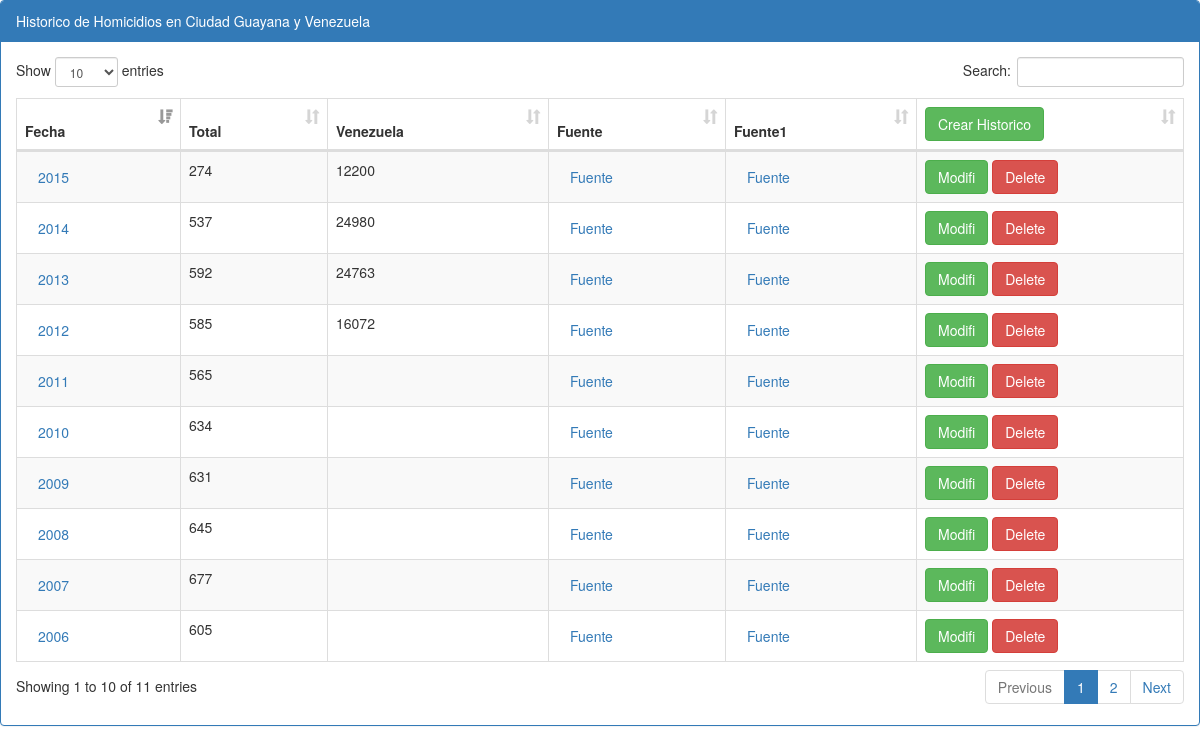
Screenshot of /sucesos_histo/index.php with the database file from the repository.
### tables this page shows
CREATE TABLE IF NOT EXISTS `histo_homicidios` (
  `histo_id` int(11) NOT NULL DEFAULT '0',
  `estado_id` smallint(6) DEFAULT NULL,
  `municipio_id` smallint(6) DEFAULT NULL,
  `ano` smallint(6) DEFAULT NULL,
  `delito_id` int(11) DEFAULT NULL,
  `delito_detalle_id` int(11) DEFAULT NULL,
  `total` int(11) DEFAULT NULL,
  `total_semestre_1` smallint(6) DEFAULT NULL,
  `total_semestre_2` smallint(6) DEFAULT NULL,
  `total_vzla` int(11) DEFAULT NULL,
  `total_resueltos` smallint(6) DEFAULT NULL,
  `total_resueltos_vzla` int(11) DEFAULT NULL,
  `impunidad` smallint(6) DEFAULT NULL,
  `impunidad_vzla` int(11) DEFAULT NULL,
  `tasa_x_100k` float DEFAULT NULL,
  `tasa_x_100k_caracas` float DEFAULT NULL,
  `tasa_x_100k_vzla` float DEFAULT NULL,
  `ranking_mundial` int(11) DEFAULT NULL,
  `ranking_mundial_caracas` int(11) DEFAULT NULL,
  `hombres` smallint(6) DEFAULT NULL,
  `menores` smallint(6) DEFAULT NULL,
  `mujeres` smallint(6) DEFAULT NULL,
  `edad_promedio` decimal(2,1) NOT NULL,
  `arma_d_fuego` smallint(6) DEFAULT NULL,
  `en_san_felix` smallint(6) DEFAULT NULL,
  `en_puerto_ordaz` smallint(6) DEFAULT NULL,
  `arma_blanca` smallint(6) DEFAULT NULL,
  `arma_contusa` smallint(6) DEFAULT NULL,
  `enero` smallint(6) DEFAULT NULL,
  `febrero` smallint(6) DEFAULT NULL,
  `marzo` smallint(6) DEFAULT NULL,
  `abril` smallint(6) DEFAULT NULL,
  `mayo` smallint(6) DEFAULT NULL,
  `junio` smallint(6) DEFAULT NULL,
  `julio` int(11) DEFAULT NULL,
  `agosto` smallint(6) DEFAULT NULL,
  `septiembre` smallint(6) DEFAULT NULL,
  `octubre` smallint(6) DEFAULT NULL,
  `noviembre` smallint(6) DEFAULT NULL,
  `diciembre` smallint(6) DEFAULT NULL,
  `pa_cachamay` smallint(6) DEFAULT NULL,
  `pa_chirica` smallint(6) DEFAULT NULL,
  `pa_dalla_costa` smallint(6) DEFAULT NULL,
  `pa_once_de_abril` smallint(6) DEFAULT NULL,
  `pa_pozo_verde` smallint(6) DEFAULT NULL,
  `pa_simon_bolivar` smallint(6) DEFAULT NULL,
  `pa_unare` smallint(6) DEFAULT NULL,
  `pa_universidad` smallint(6) DEFAULT NULL,
  `pa_vista_al_sol` smallint(6) DEFAULT NULL,
  `pa_yocoima` smallint(6) DEFAULT NULL,
  `total_ano_anterior` int(11) DEFAULT NULL,
  `acumulado_a_la_fecha` int(11) DEFAULT NULL,
  `fuente` varchar(150) DEFAULT NULL,
  `otra_fuente1` varchar(150) DEFAULT NULL,
  `otra_fuente2` varchar(150) DEFAULT NULL,
  `fecha_ingreso_data` datetime DEFAULT NULL,
  `fecha_modifi_data` datetime DEFAULT NULL,
  `usuario` varchar(8) DEFAULT NULL
);

### adodb/adodb.inc.php (called while the page is built, shortened)
<?php
if (!defined('_ADODB_LAYER')) {
	GLOBAL
		$ADODB_vers,
		$ADODB_COUNTRECS,
		$ADODB_CACHE_DIR,
		$ADODB_CACHE,
		$ADODB_CACHE_CLASS,
		$ADODB_EXTENSION,
		$ADODB_COMPAT_FETCH,
	 	$ADODB_FETCH_MODE,
		$ADODB_GETONE_EOF,
		$ADODB_QUOTE_FIELDNAMES;
	abstract class ADOConnection {
	var $database = '';
	var $host = '';
	var $user = '';
	var $debug = false;
	var $true = '1';
	var $false = '0';
	var $fetchMode=false;
	var $bulkBind = false;
	var $_queryID = false;
	var $_bindInputArray = false;
	function Connect($argHostname = "", $argUsername = "", $argPassword = "", $argDatabaseName = "", $forceNew = false)
	{
		if ($argHostname != "") $this->host = $argHostname;
		if ($argUsername != "") $this->user = $argUsername;
		if ($argDatabaseName != "") $this->database = $argDatabaseName;
		if ($forceNew) {
			if ($rez=$this->_nconnect($this->host, $this->user, $argPassword, $this->database)) return true;
		} else {
			 if ($rez=$this->_connect($this->host, $this->user, $argPassword, $this->database)) return true;
		}
		return $ret;
	}
	function Prepare($sql)
	{
		return $sql;
	}
	function SetFetchMode($mode)
	{
		$old = $this->fetchMode;
		$this->fetchMode = $mode;
		if ($old === false) {
		global $ADODB_FETCH_MODE;
			return $ADODB_FETCH_MODE;
		}
		return $old;
	}
	function Execute($sql,$inputarr=false)
	{
		if ($inputarr !== false) {
			if (!is_array($inputarr)) $inputarr = array($inputarr);
			$element0 = reset($inputarr);
			$array_2d = $this->bulkBind && is_array($element0) && !is_object(reset($element0));
			unset($element0);
			if (!is_array($sql) && !$this->_bindInputArray) {
				$sqlarr = explode('?',$sql);
				$nparams = sizeof($sqlarr)-1;
				if (!$array_2d) $inputarr = array($inputarr);
				foreach($inputarr as $arr) {
					$sql = ''; $i = 0;
					while(list(, $v) = each($arr)) {
						$sql .= $sqlarr[$i];
						$typ = gettype($v);
						if ($typ == 'string')
							$sql .= $this->qstr($v);
						else if ($typ == 'double')
							$sql .= str_replace(',','.',$v);
						else if ($typ == 'boolean')
							$sql .= $v ? $this->true : $this->false;
						else if ($typ == 'object') {
							if (method_exists($v, '__toString')) $sql .= $this->qstr($v->__toString());
							else $sql .= $this->qstr((string) $v);
						} else if ($v === null)
							$sql .= 'NULL';
						else
							$sql .= $v;
						$i += 1;
						if ($i == $nparams) break;
					}
					if (isset($sqlarr[$i])) {
						$sql .= $sqlarr[$i];
						if ($i+1 != sizeof($sqlarr)) $this->outp_throw( "Input Array does not match ?: ".htmlspecialchars($sql),'Execute');
					} else if ($i != sizeof($sqlarr))
						$this->outp_throw( "Input array does not match ?: ".htmlspecialchars($sql),'Execute');
					$ret = $this->_Execute($sql);
					if (!$ret) return $ret;
				}
			} else {
				if ($array_2d) {
					if (is_string($sql))
						$stmt = $this->Prepare($sql);
					else
						$stmt = $sql;
					foreach($inputarr as $arr) {
						$ret = $this->_Execute($stmt,$arr);
						if (!$ret) return $ret;
					}
				} else {
					$ret = $this->_Execute($sql,$inputarr);
				}
			}
		} else {
			$ret = $this->_Execute($sql,false);
		}
		return $ret;
	}
	function _Execute($sql,$inputarr=false)
	{
		if ($this->debug) {
			global $ADODB_INCLUDED_LIB;
			if (empty($ADODB_INCLUDED_LIB)) include(ADODB_DIR.'/adodb-lib.inc.php');
			$this->_queryID = _adodb_debug_execute($this, $sql,$inputarr);
		} else {
			$this->_queryID = @$this->_query($sql,$inputarr);
		}
		$rs = new $rsclass($this->_queryID,$this->fetchMode);
		$rs->connection = $this;
		$rs->Init();
		if (is_array($sql)) $rs->sql = $sql[0];
		else $rs->sql = $sql;
		return $rs;
	}
}
	class ADORecordSet implements IteratorAggregate {
	var $canSeek = false;
	var $_numOfRows = -1;
	var $_numOfFields = -1;
	var $_currentRow = -1;
	function ADORecordSet($queryID)
	{
		$this->_queryID = $queryID;
	}
	function Init()
	{
		if ($this->_numOfRows != 0 && $this->_numOfFields && $this->_currentRow == -1) {
			$this->_currentRow = 0;
			if ($this->EOF = ($this->_fetch() === false)) {
				$this->_numOfRows = 0;
			}
		} else {
			$this->EOF = true;
		}
	}
	function Move($rowNumber = 0)
	{
		if ($this->canSeek) {
			if ($this->_seek($rowNumber)) {
				$this->_currentRow = $rowNumber;
				if ($this->_fetch()) {
					return true;
				}
			} else {
				$this->EOF = true;
				return false;
			}
		}
		return false;
	}
}
	function ADOLoadCode($dbType)
	{
		$db = strtolower($dbType);
		switch ($db) {
			default:
				$class = $db; break;
		}
		$file = ADODB_DIR."/drivers/adodb-".$db.".inc.php";
		if (class_exists("ADODB_" . $class)) return $class;
		return false;
	}
	function ADONewConnection($db='')
	{
	GLOBAL $ADODB_NEWCONNECTION, $ADODB_LASTDB;
		$errorfn = (defined('ADODB_ERROR_HANDLER')) ? ADODB_ERROR_HANDLER : false;
		if(empty($obj)) {
			if (!isset($ADODB_LASTDB)) $ADODB_LASTDB = '';
			if ($db != $ADODB_LASTDB) $db = ADOLoadCode($db);
			$cls = 'ADODB_'.$db;
			$obj = new $cls();
		}
		return $obj;
	}
}

### connections/guayana_s.php (called while the page is built, shortened)
<?php
		require_once(CONN_DIR."/../adodb/adodb.inc.php");
		class Conexion {
					private $dbConn;
					function __construct() {
						    $this->servidor='localhost';
						    $this->nombreBD='guayana_segura';
							$this->user='ag09504';
							$this->password='ag09504';
							$this->dbConn=ADONewConnection('mysql');
							$this->dbConn->Connect($this->servidor,$this->user,$this->password,$this->nombreBD);
					}
					function getDbConn() {
					    return $this->dbConn;
					}
		}
?>

### adodb/drivers/adodb-mysql.inc.php (called while the page is built, shortened)
<?php
if (! defined("_ADODB_MYSQL_LAYER")) {
class ADODB_mysql extends ADOConnection {
	var $forceNewConnect = false;
	var $clientFlags = 0;
	function _connect($argHostname, $argUsername, $argPassword, $argDatabasename)
	{
		if (ADODB_PHPVER >= 0x4300)
			$this->_connectionID = mysql_connect($argHostname,$argUsername,$argPassword,
												$this->forceNewConnect,$this->clientFlags);
		else if (ADODB_PHPVER >= 0x4200)
			$this->_connectionID = mysql_connect($argHostname,$argUsername,$argPassword,
												$this->forceNewConnect);
		else
			$this->_connectionID = mysql_connect($argHostname,$argUsername,$argPassword);
		if ($argDatabasename) return $this->SelectDB($argDatabasename);
		return true;
	}
	function SelectDB($dbName)
	{
		if ($this->_connectionID) {
			return @mysql_select_db($dbName,$this->_connectionID);
		}
		else return false;
	}
	function _query($sql,$inputarr=false)
	{
	return mysql_query($sql,$this->_connectionID);
	}
}
class ADORecordSet_mysql extends ADORecordSet{
	function ADORecordSet_mysql($queryID,$mode=false)
	{
		switch ($mode)
		{
		case ADODB_FETCH_ASSOC:$this->fetchMode = MYSQL_ASSOC; break;
		}
	}
	function _initrs()
	{
		$this->_numOfRows = @mysql_num_rows($this->_queryID);
		$this->_numOfFields = @mysql_num_fields($this->_queryID);
	}
	function Fields($colname)
	{
		if ($this->fetchMode != MYSQL_NUM) return @$this->fields[$colname];
		 return $this->fields[$this->bind[strtoupper($colname)]];
	}
	function MoveNext()
	{
		if (@$this->fields = mysql_fetch_array($this->_queryID,$this->fetchMode)) {
			return true;
		}
		return false;
	}
	function _fetch()
	{
		$this->fields =  @mysql_fetch_array($this->_queryID,$this->fetchMode);
		return is_array($this->fields);
	}
}
}

### sucesos_histo/index.php (the view, shortened to what this page needs)
<!DOCTYPE html>
<html lang="en">
<head>
	<link rel="stylesheet" href="../css/bootstrap.min.css">
	<link rel="stylesheet" href="../css/datepicker.css">
	<link rel="stylesheet" href="../css/dataTables.bootstrap.css">
</head>
<body>
	<div class="row">
		<div class="col-sm-12">
			<div class="panel panel-primary">
				<div class="panel-heading">Historico de Homicidios en Ciudad Guayana y Venezuela</div>
					<div class="panel-body">
						<table class="table table-striped table-bordered" id="datatables">
							<thead>
								<tr>
									<th>Fecha</th>
									<th>Total</th>
									<th>Venezuela</th>
									<th>Fuente</th>
									<th>Fuente1</th>
									<th><a class="btn update btn-success" href="frm_ingre_histo_homicidios.php" class="btn btn-primary btn-lg">Crear Historico</a></th>
								</tr>
							</thead>
							<tbody>
								<?php
									include_once '../connections/guayana_s.php';
									$conexion=new Conexion();
									$db=$conexion->getDbConn();
									$db->debug = false;
									$db->SetFetchMode(ADODB_FETCH_ASSOC);
									$query_sucesos = $db->Prepare("SELECT histo_id, ano, total, total_vzla, fuente, otra_fuente1, otra_fuente2
										FROM histo_homicidios ORDER BY ano DESC");
									$rs_sucesos = $db->Execute($query_sucesos);
									while(!$rs_sucesos->EOF){
										echo '<tr>';
										echo '<td><a class="btn ampliar" href="homicidios.php?ano='.$rs_sucesos->Fields('ano').'" class="btn btn-primary btn-lg">'.$rs_sucesos->Fields('ano').'</a></td>';
										echo '<td>'. $rs_sucesos->Fields('total') . '</td>';
										echo '<td>'. $rs_sucesos->Fields('total_vzla') . '</td>';
										echo '<td><a class="btn" href="'.$rs_sucesos->Fields('fuente').'" target="_blank">Fuente</a></td>';
										echo '<td><a class="btn" href="'.$rs_sucesos->Fields('otra_fuente1').'" target="_blank">Fuente</a></td>';
										echo '<td width=250>';
										echo '<a class="btn update btn-success" href="frm_modi_histo_homicidios.php?histo_id='.$rs_sucesos->Fields('histo_id').'" class="btn btn-primary btn-lg">Modifi</a>';
										echo '<a class="btn btn-danger" id="delete" href="trata_borra_suceso.php?histo_id='.$rs_sucesos->Fields('histo_id').'">Delete</a>';
										echo '</td>';
										echo '</tr>';
										$rs_sucesos->MoveNext();
									}
								?>
							</tbody>
						</table>
					</div>
				</div>
			</div>
			</div>
</body>
</html>

### rows the page displays
histo_homicidios: ano "2015", total "274", total_vzla "12200"
histo_homicidios: ano "2014", total "537", total_vzla "24980"
histo_homicidios: ano "2013", total "592", total_vzla "24763"
histo_homicidios: ano "2012", total "585", total_vzla "16072"
histo_homicidios: ano "2011", total "565"
histo_homicidios: ano "2010", total "634"
histo_homicidios: ano "2009", total "631"
histo_homicidios: ano "2008", total "645"
histo_homicidios: ano "2007", total "677"
histo_homicidios: ano "2006", total "605"
